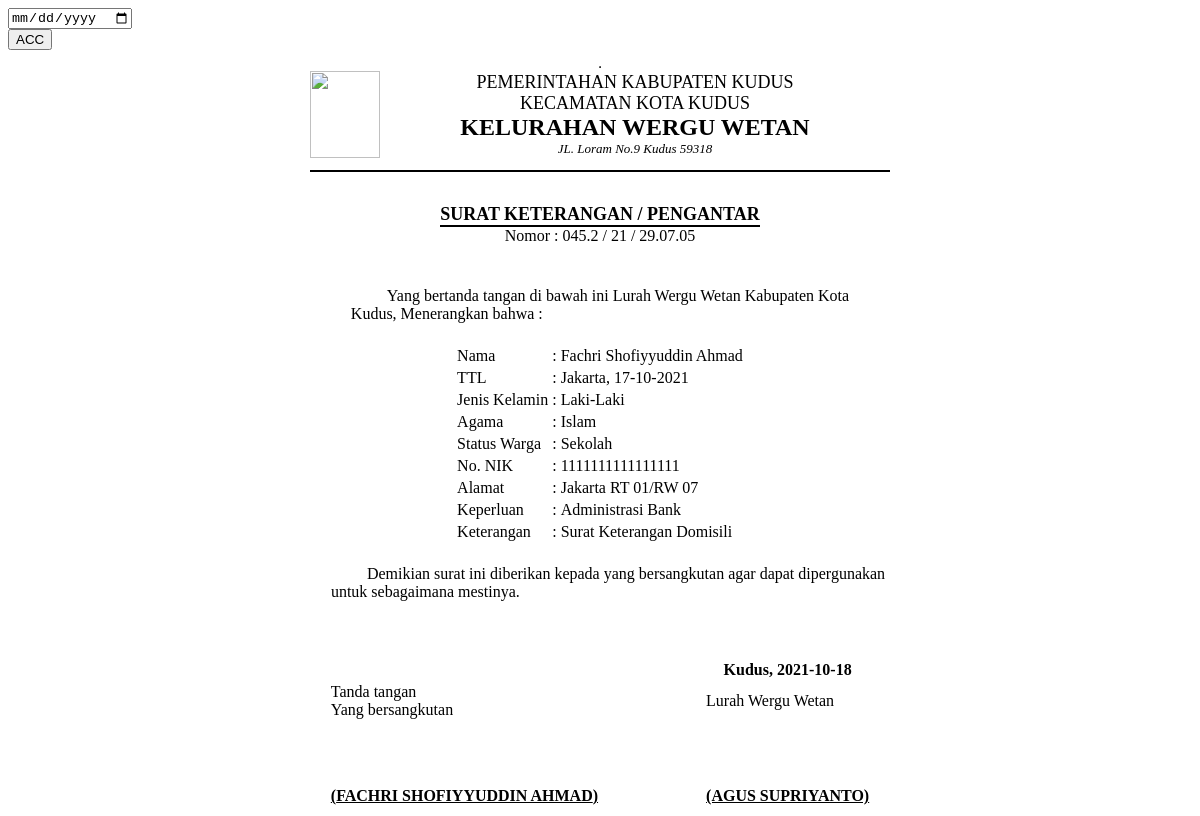
/demo1/view_skd.php?id_request_skd=21, run on the app's committed database.
### tables this page shows
CREATE TABLE `data_request_skd` (
  `id_request_skd` int(11) NOT NULL,
  `nik` varchar(16) NOT NULL,
  `tanggal_request` timestamp NOT NULL DEFAULT current_timestamp(),
  `scan_ktp` text NOT NULL,
  `scan_kk` text NOT NULL,
  `keperluan` varchar(20) NOT NULL,
  `keterangan` varchar(50) NOT NULL DEFAULT 'Data sedang diperiksa oleh Staf',
  `request` varchar(20) NOT NULL DEFAULT 'DOMISILI',
  `status` int(11) NOT NULL DEFAULT 0,
  `acc` date NOT NULL
);

CREATE TABLE `data_user` (
  `nik` varchar(16) NOT NULL,
  `password` varchar(225) NOT NULL,
  `hak_akses` varchar(225) NOT NULL,
  `nama` varchar(30) NOT NULL,
  `tanggal_lahir` date NOT NULL,
  `tempat_lahir` varchar(30) NOT NULL,
  `jekel` varchar(20) NOT NULL,
  `agama` varchar(20) NOT NULL,
  `alamat` text NOT NULL,
  `telepon` varchar(13) NOT NULL,
  `status_warga` varchar(30) NOT NULL
);

### demo1/view_skd.php (the view, shortened to what this page needs)
<?php include '../konek.php';?>
<link href="css/sweetalert.css" rel="stylesheet" type="text/css">
<?php
	if(isset($_GET['id_request_skd'])){
		$id=$_GET['id_request_skd'];
		$sql = "SELECT * FROM data_request_skd natural join data_user WHERE id_request_skd='$id'";
		$query = mysqli_query($konek,$sql);
        $data = mysqli_fetch_array($query,MYSQLI_BOTH);
        $id=$data['id_request_skd'];
        $nik = $data['nik'];
		$nama = $data['nama'];
		$tempat = $data['tempat_lahir'];
        $tgl = $data['tanggal_lahir'];
        $format2 = date('d-m-Y', strtotime($tgl));
		$agama = $data['agama'];
		$jekel = $data['jekel'];
		$nama = $data['nama'];
		$alamat = $data['alamat'];
		$status_warga = $data['status_warga'];
        $request = $data['request'];
        $keperluan = $data['keperluan'];
        $acc = $data['acc'];
	}
?>
                <div class="page-inner mt--5">
					<div class="row mt--2">
						<div class="col-md-6">
							<div class="card full-height">
								<div class="card-body">
								    <div class="card-tools">
                                        <form action="" method="POST">
                                            <div class="form-group">
                                                <input type="date" name="tgl_acc" class="form-control">
                                                <div class="form-group">
                                                    <input type="submit" name="ttd" value="ACC" class="btn btn-primary btn-sm">
                                                </div>
                                            </div>
                                        </form>
									</div>
								</div>
							</div>
						</div>
					</div>
					<div class="row">
						<div class="col-md-12">
							<div class="card">
								<div class="card-body">
                                <table border="1" align="center">
                                    <table border="0" align="center">
                                        <tr>
                                        <td><img src="img/kudus.png" width="70" height="87" alt=""></td>
                                        <td></td>
                                        <td></td>
                                        <td></td>
                                        <td></td>
                                        <td></td>
                                        <td></td>
                                        <td></td>
                                        <td></td>
                                        <td></td>
                                        <td></td>
                                        <td></td>
                                        <td></td>
                                        <td></td>
                                        <td></td>
                                        <td></td>
                                        <td></td>
                                        <td></td>
                                        <td></td>
                                        <td></td>
                                            <td>
                                                <center>
                                                    <font size="4">PEMERINTAHAN KABUPATEN KUDUS</font><br>
                                                    <font size="4">KECAMATAN KOTA KUDUS</font><br>
                                                    <font size="5"><b>KELURAHAN WERGU WETAN</b></font><br>
                                                    <font size="2"><i>JL. Loram No.9 Kudus 59318</i></font><br>
                                                </center>
                                            </td>
                                        <td></td>
                                        <td></td>
                                        <td></td>
                                        <td></td>
                                        <td></td>
                                        <td></td>
                                        <td></td>
                                        <td></td>
                                        <td></td>
                                        <td></td>
                                        <td></td>
                                        <td></td>
                                        <td></td>
                                        <td></td>
                                        <td></td>
                                        <td></td>
                                        <td></td>
                                        <td></td>
                                        <td></td>
                                        <td></td>
                                        </tr>
                                        <tr>
                                            <td colspan="45"><hr color="black"></td>
                                        </tr>
                                    </table>
                                    <br>
                                    <table border="0" align="center">
                                        <tr>
                                            <td>
                                                <center>
                                                    <font size="4"><b>SURAT KETERANGAN / PENGANTAR</b></font><br>
                                                    <hr style="margin:0px" color="black">
                                                    <span>Nomor : 045.2 / <?php echo $id;?> / 29.07.05</span>
                                                </center>
                                            </td>
                                        </tr>
                                    </table>
                                    <br>
                                    <br>
                                    <table border="0" align="center">
                                        <tr>
                                            <td>
                                                &nbsp;&nbsp;&nbsp;&nbsp;&nbsp;&nbsp;&nbsp;&nbsp;&nbsp;Yang bertanda tangan di bawah ini Lurah Wergu Wetan Kabupaten Kota <br> Kudus, Menerangkan bahwa :
                                            </td>
                                        </tr>
                                    </table>
                                    <br>
                                    <table border="0" align="center">
                                        <tr>
                                            <td>Nama</td>
                                            <td>:</td>
                                            <td><?php echo $nama;?></td>
                                        </tr>
                                        <tr>
                                            <td>TTL</td>
                                            <td>:</td>
                                            <td><?php echo $tempat.", ".$format2;?></td>
                                        </tr>
                                        <tr>
                                            <td>Jenis Kelamin</td>
                                            <td>:</td>
                                            <td><?php echo $jekel;?></td>
                                        </tr>
                                        <tr>
                                            <td>Agama</td>
                                            <td>:</td>
                                            <td><?php echo $agama;?></td>
                                        </tr>
                                        <tr>
                                            <td>Status Warga</td>
                                            <td>:</td>
                                            <td><?php echo $status_warga;?></td>
                                        </tr>
                                        <tr>
                                            <td>No. NIK</td>
                                            <td>:</td>
                                            <td><?php echo $nik;?></td>
                                        </tr>
                                        <tr>
                                            <td>Alamat</td>
                                            <td>:</td>
                                            <td><?php echo $alamat;?></td>
                                        </tr>
                                        <tr>
                                            <td>Keperluan</td>
                                            <td>:</td>
                                            <td><?php echo $keperluan;?></td>
                                        </tr>
                                        <tr>
                                            <td>Keterangan</td>
                                            <td>:</td>
                                            <?php
                                                if($request=="DOMISILI"){
                                                    $request="Surat Keterangan Domisili";
                                                }
                                            ?>
                                            <td><?php echo $request;?></td>
                                        </tr>
                                    </table>
                                    <br>
                                    <table border="0" align="center">
                                        <tr>
                                            <td>
                                                &nbsp;&nbsp;&nbsp;&nbsp;&nbsp;&nbsp;&nbsp;&nbsp;&nbsp;&nbsp;&nbsp;&nbsp;&nbsp;Demikian surat ini diberikan kepada yang bersangkutan agar dapat dipergunakan<br>&nbsp;&nbsp;&nbsp;&nbsp;untuk sebagaimana mestinya.
                                            </td>
                                        </tr>
                                    </table>
                                    <br>
                                    <br>
                                    <br>
                                    <table border="0" align="center">
                                        <tr>
                                            <th></th>
                                            <th width="100px"></th>
                                            <th>Kudus, <?php echo $acc;?></th>
                                        </tr>
                                        <tr>
                                            <td>Tanda tangan <br> Yang bersangkutan </td>
                                            <td></td>
                                            <td>Lurah Wergu Wetan</td>
                                        </tr>
                                        <tr>
                                            <td rowspan="15"></td>
                                            <td></td>
                                            <td rowspan="15"></td>
                                        </tr>
                                        <tr>
                                            <td></td>
                                        </tr>
                                        <tr>
                                            <td></td>
                                        </tr>
                                        <tr>
                                            <td></td>
                                        </tr>
                                        <tr>
                                            <td></td>
                                        </tr>
                                        <tr>
                                            <td></td>
                                        </tr>
                                        <tr>
                                            <td></td>
                                        </tr>
                                        <tr>
                                            <td></td>
                                        </tr>
                                        <tr>
                                            <td></td>
                                        </tr>
                                        <tr>
                                            <td></td>
                                        </tr>
                                        <tr>
                                            <td></td>
                                        </tr>
                                        <tr>
                                            <td></td>
                                        </tr>
                                        <tr>
                                            <td></td>
                                        </tr><tr>
                                            <td></td>
                                        </tr><tr>
                                            <td></td>
                                        </tr><tr>
                                            <td></td>
                                        </tr>
                                        <tr>
                                            <td><b style="text-transform:uppercase"><u>(<?php echo $nama;?>)</u></b></td>
                                            <td></td>
                                            <td><b><u>(AGUS SUPRIYANTO)</u></b></td>
                                        </tr>
                                    </table>
                                </table>
								</div>
							</div>
						</div>
					</div>
			</div>

### data on the page
data_request_skd: id_request_skd "21", nik.nama "Fachri Shofiyyuddin Ahmad", nik.tempat_lahir "Jakarta", nik.tanggal_lahir "17-10-2021", nik.jekel "Laki-Laki", nik.agama "Islam", nik.status_warga "Sekolah", nik "1111111111111111", nik.alamat "Jakarta RT 01/RW 07", keperluan "Administrasi Bank", request "Surat Keterangan Domisili", acc "2021-10-18", nik.nama "FACHRI SHOFIYYUDDIN AHMAD"
